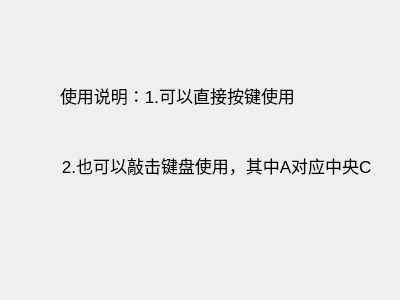
<?xml version="1.0" encoding="UTF-8"?>
<ui version="4.0">
 <class>introduction</class>
 <widget class="QWidget" name="introduction">
  <property name="geometry">
   <rect>
    <x>0</x>
    <y>0</y>
    <width>400</width>
    <height>300</height>
   </rect>
  </property>
  <property name="windowTitle">
   <string>Form</string>
  </property>
  <property name="styleSheet">
   <string notr="true">background-image: url(:/res/b3.png);</string>
  </property>
  <widget class="QLabel" name="label">
   <property name="geometry">
    <rect>
     <x>60</x>
     <y>70</y>
     <width>251</width>
     <height>51</height>
    </rect>
   </property>
   <property name="font">
    <font>
     <pointsize>13</pointsize>
    </font>
   </property>
   <property name="text">
    <string>使用说明：1.可以直接按键使用</string>
   </property>
  </widget>
  <widget class="QLabel" name="label_2">
   <property name="geometry">
    <rect>
     <x>10</x>
     <y>10</y>
     <width>421</width>
     <height>311</height>
    </rect>
   </property>
   <property name="font">
    <font>
     <pointsize>13</pointsize>
    </font>
   </property>
   <property name="text">
    <string>           2.也可以敲击键盘使用，其中A对应中央C</string>
   </property>
  </widget>
  <zorder>label_2</zorder>
  <zorder>label</zorder>
 </widget>
 <resources/>
 <connections/>
</ui>
